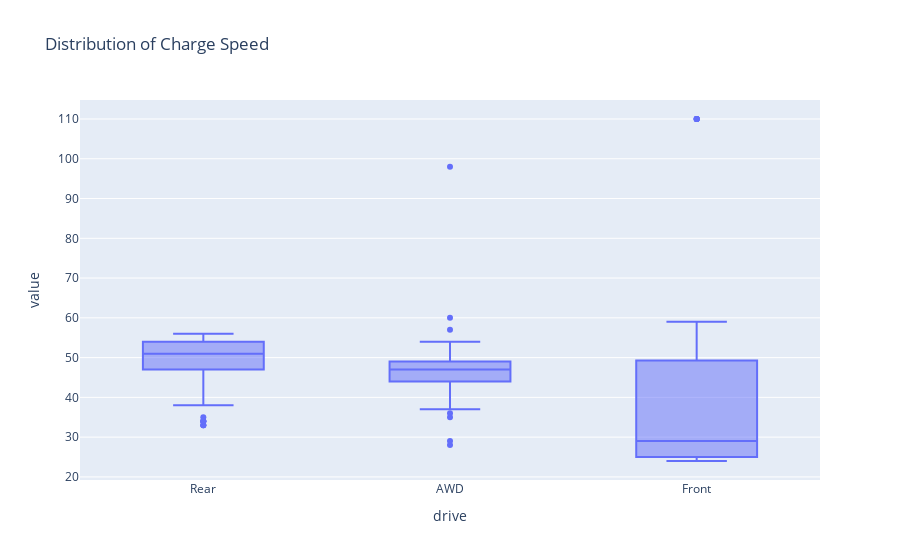

Notebook cell for this chart:
### Code cell
fig = px.box(df_ev, x='drive', y=['chargespeed'],
             title='Distribution of Charge Speed')
fig.show()

### Figure 1 — Plotly figure (JSON) as saved in the notebook; plotly's stock layout.template omitted (floating-point values rounded to 4 significant figures; data arrays with more than 128 entries replaced by an {"elided": "..."} marker saying what was removed)
{"data": [{"alignmentgroup": "True", "hovertemplate": "drive=%{x}<br>value=%{y}<extra></extra>", "legendgroup": "", "marker": {"color": "#636efa"}, "name": "", "notched": false, "offsetgroup": "", "orientation": "v", "showlegend": false, "type": "box", "x": {"elided": "194 str values"}, "x0": " ", "xaxis": "x", "y": {"elided": "194 int values"}, "y0": " ", "yaxis": "y"}], "layout": {"boxmode": "group", "legend": {"tracegroupgap": 0}, "title": {"text": "Distribution of Charge Speed"}, "xaxis": {"anchor": "y", "domain": [0, 1], "title": {"text": "drive"}}, "yaxis": {"anchor": "x", "domain": [0, 1], "title": {"text": "value"}}}}
